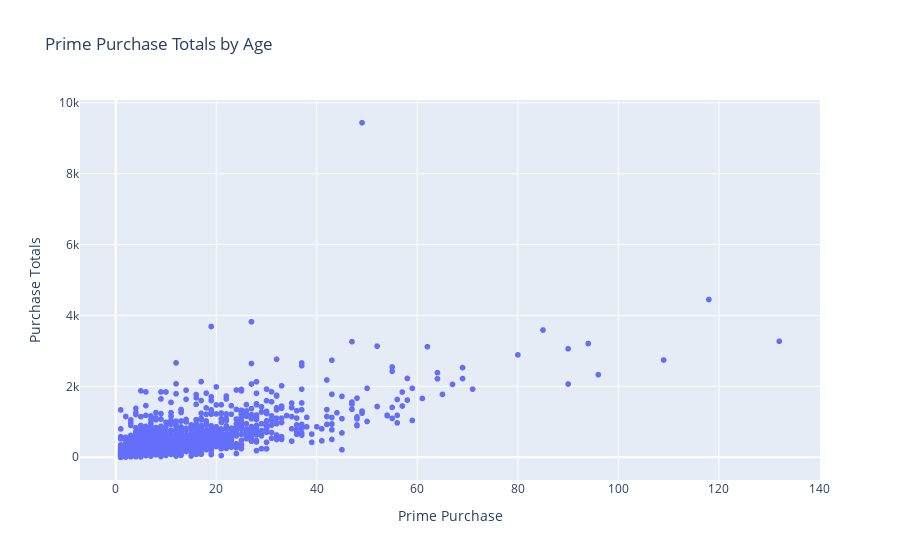

Notebook code cell kept with this figure:
### Code cell
import plotly.express as px
# Rename the column
prime_users.rename(columns={'Purchase Price Per Unit': 'Purchase Totals'}, inplace=True)

# Plot the data
fig = px.scatter(prime_users, x='Prime Purchase', y='Purchase Totals', title='Prime Purchase Totals by Age')
fig.show()

### Figure 1 — Plotly figure (JSON) as saved in the notebook; plotly's stock layout.template omitted (floating-point values rounded to 4 significant figures; data arrays with more than 128 entries replaced by an {"elided": "..."} marker saying what was removed)
{"data": [{"hovertemplate": "Prime Purchase=%{x}<br>Purchase Totals=%{y}<extra></extra>", "legendgroup": "", "marker": {"color": "#636efa", "symbol": "circle"}, "mode": "markers", "name": "", "showlegend": false, "type": "scattergl", "x": {"elided": "3162 int values"}, "xaxis": "x", "y": {"elided": "3162 float values"}, "yaxis": "y"}], "layout": {"legend": {"tracegroupgap": 0}, "title": {"text": "Prime Purchase Totals by Age"}, "xaxis": {"anchor": "y", "domain": [0, 1], "title": {"text": "Prime Purchase"}}, "yaxis": {"anchor": "x", "domain": [0, 1], "title": {"text": "Purchase Totals"}}}}
